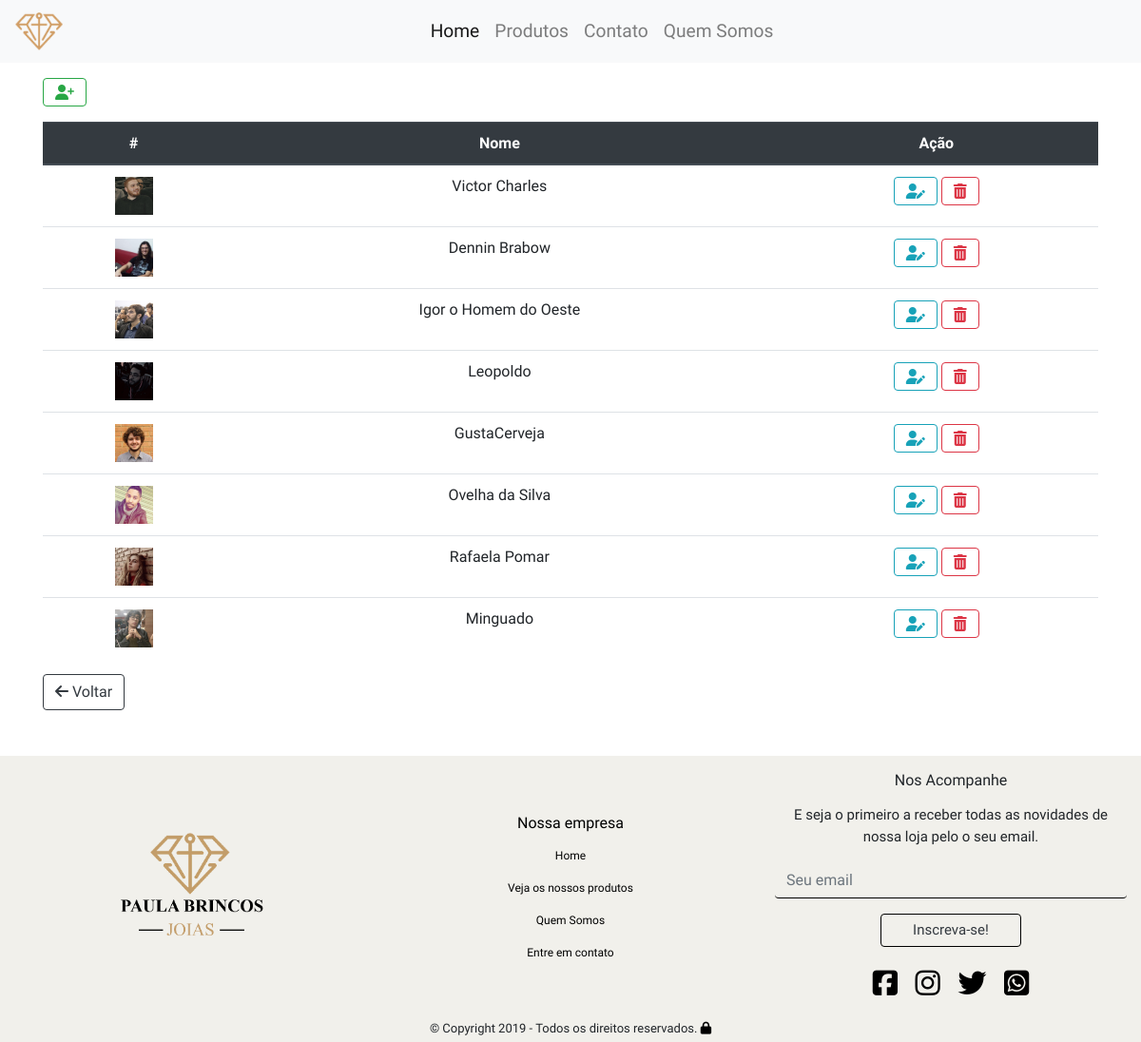
/usuario (signed in), run on the app's committed database.
### tables this page shows
CREATE TABLE `usuario` (
  `id` int(11) NOT NULL,
  `nome` varchar(255) NOT NULL,
  `email` varchar(255) NOT NULL,
  `senha` varchar(255) NOT NULL,
  `url_imagem` varchar(255) NOT NULL
);

### app/core/Controller.php (called while the page is built, shortened)
<?php
class Controller{
    public function load($viewName, $viewData=array()){
        extract($viewData);
        include "app/views/" . $viewName .".php";
    }
}

### app/core/Core.php (called while the page is built, shortened)
<?php
class Core{
    private $parametros = array();
    public function run(){
       $c = new $controllerCorrente;
       call_user_func_array(array($c, $this->getMetodo()), $this->getParametros());
    }
    public function getMetodo() {
        return METODO_PADRAO;
    }
    public function getParametros() {
        return $this->parametros;
    }
}

### index.php (called while the page is built, shortened)
<?php
require 'app/core/Core.php';
$core = new Core;
$core->run();

### app/core/Model.php (called while the page is built, shortened)
<?php
abstract class Model{
    public function __construct() {
        $this->db = new \PDO("mysql:dbname=".BANCO.";host=".SERVIDOR,USUARIO,SENHA);
    }
}

### app/models/Usuario.php (called while the page is built, shortened)
<?php
class Usuario extends Model
{
    public function lista()
    {
        $sql = "SELECT * FROM usuario";
        $qry = $this->db->query($sql);
        return $qry->fetchAll(\PDO::FETCH_OBJ);
    }
}

### app/views/usuario/Index.php (the view, shortened to what this page needs)
<div class="container mt-3">
    <div class="d-flex justify-content-between">
        <a href="<?php echo URL_BASE . "/usuario/novo" ?>"><button type="button" title="Novo Usuario" class="btn btn-outline-success"><i class="fas fa-user-plus"></i></button></a>
    </div>
    <table class="table mt-3 text-center">
        <thead class="thead-dark">
            <tr>
                <th scope="col">#</th>
                <th scope="col">Nome</th>
                <th scope="col">Ação</th>
            </tr>
        </thead>
        <tbody>
            <?php if (is_array($usuarios)) {
                foreach ($usuarios as $usuario) { ?>
                    <tr>
                        <td><img src="../../../assets/img/<?php echo $usuario->url_imagem ?>" alt="..." class="thumb"></td>
                        <td><?php echo $usuario->nome ?></td>
                        <td>
                            <a href="<?php echo URL_BASE . "/usuario/editar/" . $usuario->id ?>" title="Editar" class="btn btn-outline-info mb-2"><i class="fas fa-user-edit"></i></a>
                            <a href="<?php echo URL_BASE . "/usuario/apagar/" . $usuario->id ?>" title="Apagar" class="btn btn-outline-danger mb-2"><i class="fas fa-trash-alt"></i></a>
                        </td>
                    </tr>
            <?php }
            } ?>
        </tbody>
    </table>
    <a href="<?php echo URL_BASE . "/administrativo" ?>"><button type="button" class="btn btn-outline-dark"><i class="fas fa-arrow-left"></i> Voltar</button></a>
</div>

### assets/css/styles.css (style rules this page uses)
body { font-family: 'Quicksand', sans-serif; }
.thumb { max-width: 40px; min-width: 10px; }

### data on the page
usuario: url_imagem (picture), nome "Victor Charles"
usuario: url_imagem (picture), nome "Dennin Brabow"
usuario: url_imagem (picture), nome "Igor o Homem do Oeste"
usuario: url_imagem (picture), nome "Leopoldo"
usuario: url_imagem (picture), nome "GustaCerveja"
usuario: url_imagem (picture), nome "Ovelha da Silva"
usuario: url_imagem (picture), nome "Rafaela Pomar"
usuario: url_imagem (picture), nome "Minguado"
